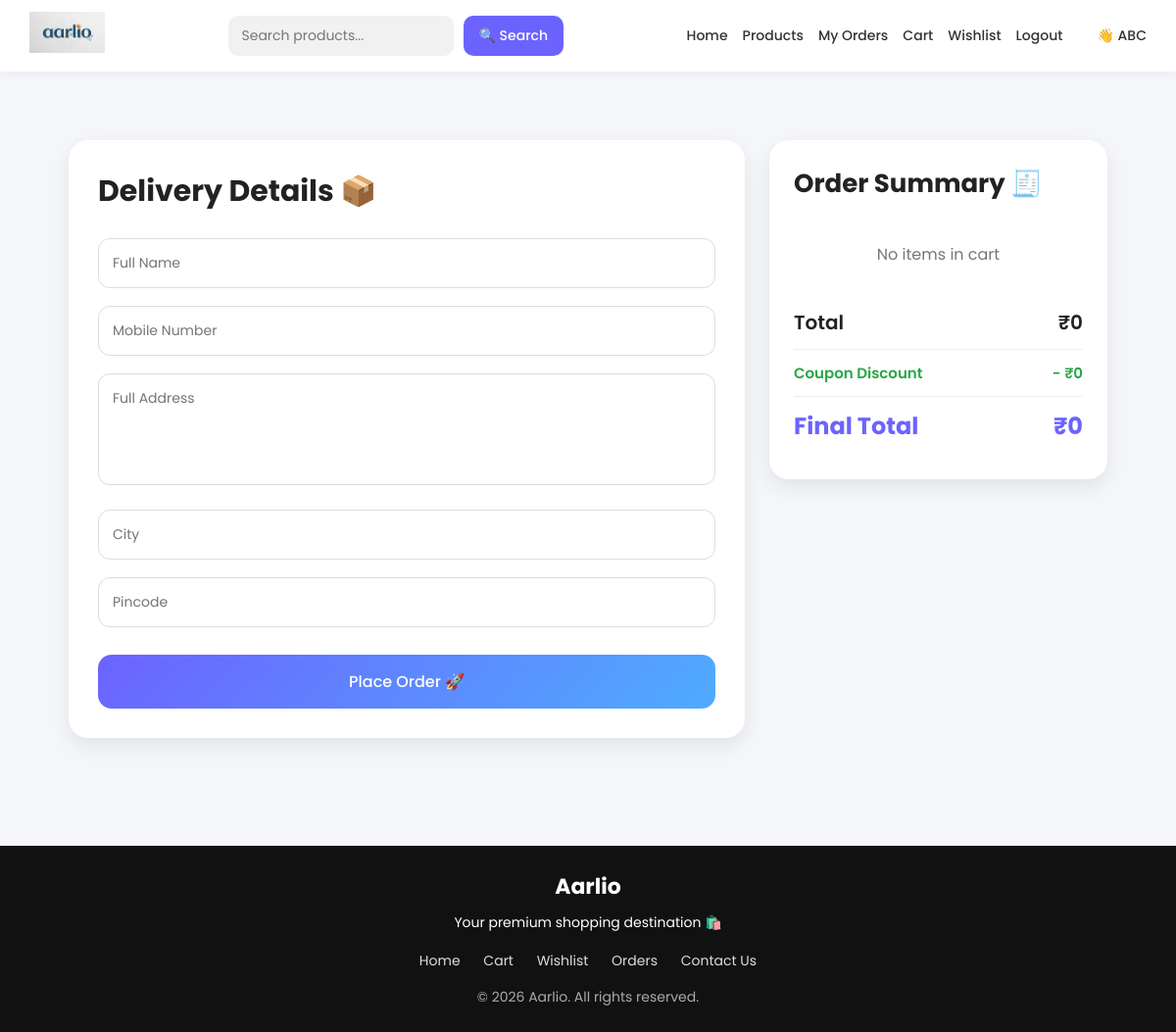
The page /checkout/ (signed in) on the database as committed earlier.
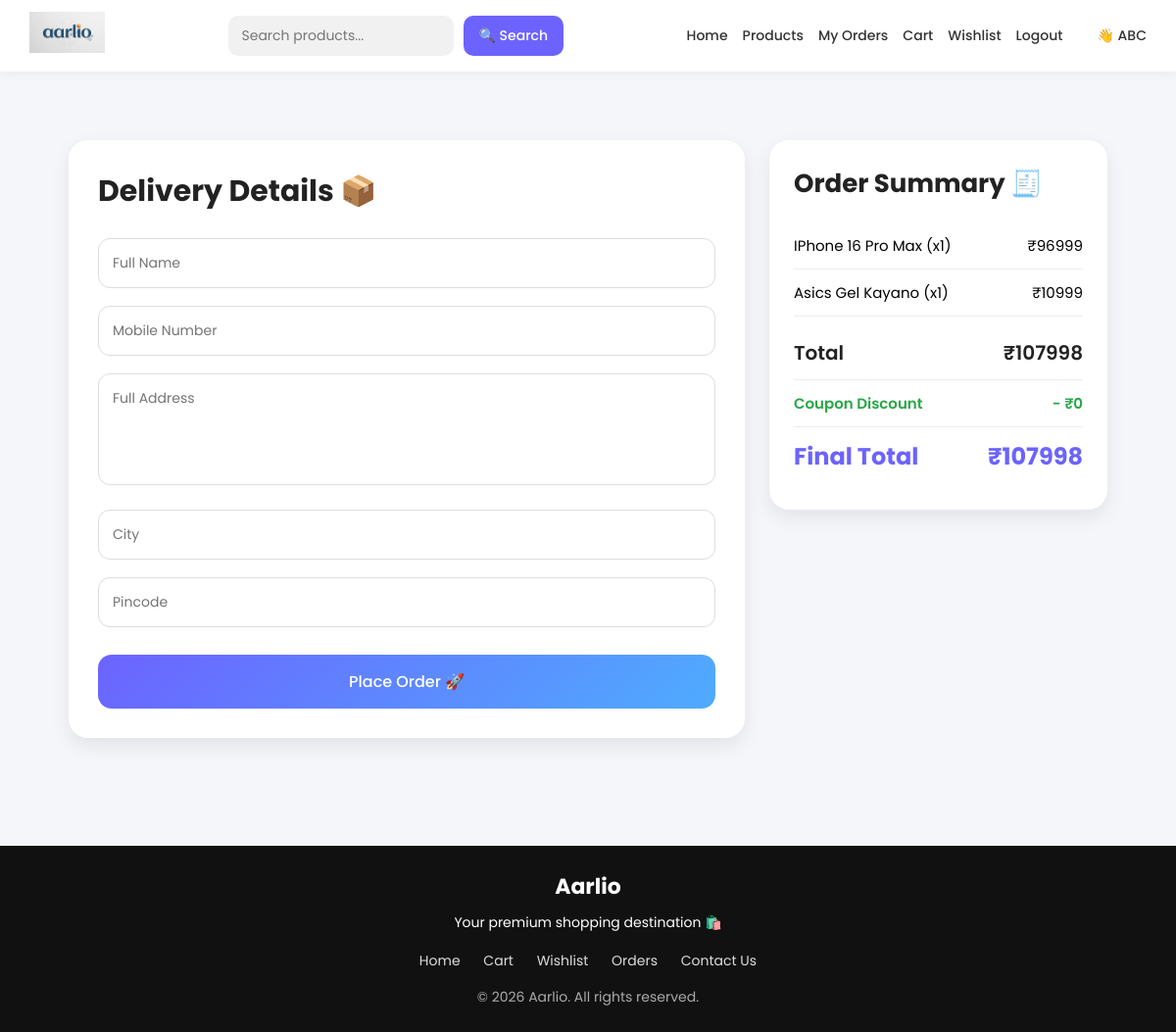
The same page on the database as committed later.
### shopkart/models.py (models this page shows, shortened)
class Cart(models.Model):
    customer = models.ForeignKey(Customer,on_delete=models.CASCADE)
    product = models.ForeignKey(Product,on_delete=models.CASCADE)
    quantity = models.IntegerField(default=1)

class Product(models.Model):
    category = models.ForeignKey(
        Category,
        on_delete=models.CASCADE,
        null=True,
        blank=True
    )
    title = models.CharField(max_length=100)
    price = models.IntegerField()
    details = models.TextField()
    image = models.ImageField(upload_to='products/')

### shopkart/views.py (the view)
# urls.py: path('checkout/', views.checkout, name='checkout'),
def checkout(request):
    customer_id = request.session.get('customer_id')
    customer = Customer.objects.get(id=customer_id)
    cart_items = Cart.objects.filter(customer=customer)
    total = sum(
        i.product.price * i.quantity
        for i in cart_items
    )
    discount = request.session.get(
        'coupon_discount',
        0
    )
    final_total = total - discount
    if final_total < 0:
        final_total = 0
    return render(request, 'checkout.html', {
        'cart_items': cart_items,
        'total': total,
        'discount': discount,
        'final_total': final_total
    })

### templates/checkout.html (shortened to what this page needs)
{% extends 'base.html' %}
{% block content %}
<div class="checkout-container">
    <div class="checkout-box">
        <h2>Delivery Details 📦</h2>
        <form method="post" action="{% url 'place_order' %}">
            <div class="form-group">
                <input type="text"
                       name="name"
                       placeholder="Full Name"
                       required>
            </div>
            <div class="form-group">
                <input type="text"
                       name="mobile"
                       placeholder="Mobile Number"
                       required>
            </div>
            <div class="form-group">
                <textarea name="address"
                          rows="4"
                          placeholder="Full Address"
                          required></textarea>
            </div>
            <div class="form-group">
                <input type="text"
                       name="city"
                       placeholder="City"
                       required>
            </div>
            <div class="form-group">
                <input type="text"
                       name="pincode"
                       placeholder="Pincode"
                       required>
            </div>
            <button type="submit" class="place-btn">
                Place Order 🚀
            </button>
        </form>
    </div>
    <div class="summary-box">
        <h2>Order Summary 🧾</h2>
        {% for item in cart_items %}
        <div class="summary-item">
            <span>
                {{ item.product.title }}
                (x{{ item.quantity }})
            </span>
            <span>
                ₹{{ item.product.price }}
            </span>
        </div>
        {% empty %}
        <div class="empty-text">
            No items in cart
        </div>
        {% endfor %}
        <div class="summary-item total">
            <span>Total</span>
            <span>
                ₹{{ total }}
            </span>
        </div>
        <div class="summary-item discount">
            <span>Coupon Discount</span>
            <span>
                - ₹{{ discount }}
            </span>
        </div>
        <div class="summary-item final-total">
            <span>Final Total</span>
            <span>
                ₹{{ final_total }}
            </span>
        </div>
    </div>
</div>
{% endblock %}

Rows that differ between the two databases and show on the page:
added Cart: product "IPhone 16 Pro Max", quantity "1", product.price "96999"
added Cart: product "Asics Gel Kayano", quantity "1", product.price "10999"
Other text that changed with them:
{{ total }}: "0" → "107998"
{{ final_total }}: "0" → "107998"
text no longer shown: "No items in cart"
